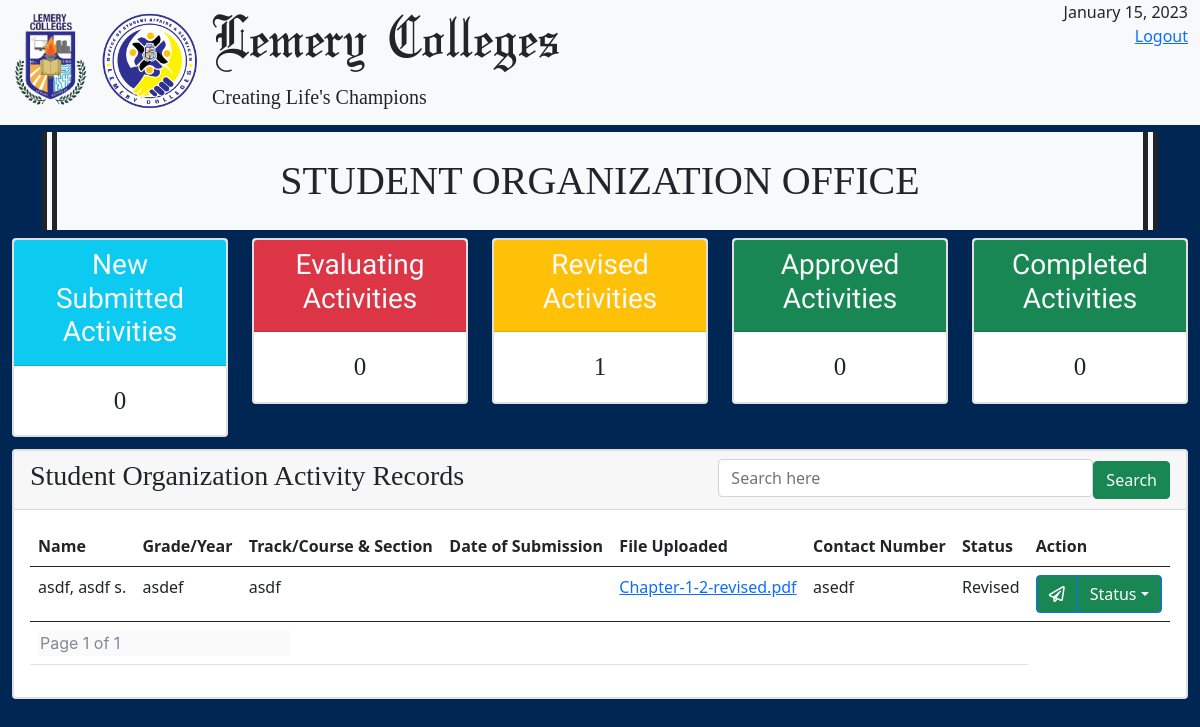
/lcStudentOrg.php (signed in), run on the app's committed database.
### tables this page shows
CREATE TABLE `lcstudentorgtable` (
  `id` int NOT NULL,
  `file_type` varchar(225) NOT NULL,
  `student_lastname` varchar(225) NOT NULL,
  `student_firstname` varchar(225) NOT NULL,
  `student_middlename` varchar(225) NOT NULL,
  `student_year` varchar(225) NOT NULL,
  `student_course_section` varchar(225) NOT NULL,
  `student_number` varchar(225) NOT NULL,
  `filename` varchar(225) NOT NULL,
  `status` varchar(225) NOT NULL,
  `submission_date` varchar(225) NOT NULL
);

### lcStudentOrg.php (the view, shortened to what this page needs)
<?php
include "back_end/database_connection.php";
if (isset($_POST['search'])) {
    $valueToSearch = $_POST['valueToSearch'];
    if (isset($_GET['page'])) {
        $page = $_GET['page'];
    } else {
        $page = 1;
    }
    $num_per_page = 10;
    $start_from = ($page - 1) * 10;
    $query = "SELECT * FROM `lcstudentorgtable` WHERE CONCAT(`student_lastname`) LIKE '%" . $valueToSearch . "%'";
    $search_result = filterTable($query);
} else {
    if (isset($_GET['page'])) {
        $page = $_GET['page'];
    } else {
        $page = 1;
    }
    $num_per_page = 10;
    $start_from = ($page - 1) * 10;
    $query = "select * from lcstudentorgtable ORDER BY student_lastname ASC limit $start_from,$num_per_page";
    $search_result = filterTable($query);
}
function filterTable($query)
{
    $connect = mysqli_connect("localhost", "root", "", "lcproject");
    $filter_Result = mysqli_query($connect, $query);
    return $filter_Result;
}
?>
<!DOCTYPE html>
<html lang="en">
<head>
    <link rel="stylesheet" href="assets/bootstrap/css/bootstrap.min.css">
    <link rel="stylesheet" href="assets/css/Olde%20English.css">
    <link rel="stylesheet" href="assets/fonts/fontawesome-all.min.css">
    <link rel="stylesheet" href="assets/css/Footer-Dark.css">
    <link rel="stylesheet" href="assets/css/styles.css">
</head>
<body style="background: #002654;">
    <div class="container-fluid bg-light">
        <div class="row">
            <div class="col-xl-2 d-xl-flex justify-content-xl-center align-items-xl-center"><img src="assets/img/lcLogo.png" width="100"><img src="assets/img/OSAS.png" width="100"></div>
            <div class="col">
                <h1 class="display-3" style="font-family: 'Olde English';">Lemery Colleges</h1>
                <h5 style="font-family: Alegreya, serif;">Creating Life's Champions</h5>
            </div>
            <div class="col">
                <span class="d-block text-end"><?php echo date("F d, Y") ?></span>
                <a href="back_end/logout.php" class="d-block text-end"><span>Logout</span></a>
            </div>
        </div>
    </div>
    <div class="container" style="margin-top: 7px;">
        <div class="row">
            <div class="col">
                <h1 class="text-center text-dark bg-light" style="font-family: Alegreya, serif;padding: 25px;color: rgb(33, 37, 41);border-right-width: 15px;border-right-style: double;border-left: 15px double rgb(33, 37, 41);">STUDENT ORGANIZATION OFFICE</h1>
            </div>
        </div>
    </div>
    <?php
    $newCount = "SELECT count(*) AS New FROM lcstudentorgtable WHERE status = 'New'";
    $evalCount = "SELECT count(*) AS Eval FROM lcstudentorgtable WHERE status = 'Evaluation'";
    $revisedCount = "SELECT count(*) AS Revised FROM lcstudentorgtable WHERE status = 'Revised'";
    $approvedCount = "SELECT count(*) AS Approved FROM lcstudentorgtable WHERE status = 'Approved'";
    $completedCount = "SELECT count(*) AS Completed FROM lcstudentorgtable WHERE status = 'Completed'";
    $newQuery = mysqli_query($dbConnection, $newCount);
    $newQueryResult = mysqli_fetch_assoc($newQuery);
    $evalQuery = mysqli_query($dbConnection, $evalCount);
    $evalQueryResult = mysqli_fetch_assoc($evalQuery);
    $revisedQuery = mysqli_query($dbConnection, $revisedCount);
    $revisedQueryResult = mysqli_fetch_assoc($revisedQuery);
    $approvedQuery = mysqli_query($dbConnection, $approvedCount);
    $approvedQueryResult = mysqli_fetch_assoc($approvedQuery);
    $completedQuery = mysqli_query($dbConnection, $completedCount);
    $completedQueryResult = mysqli_fetch_assoc($completedQuery);
    ?>
    <div class="container-fluid">
        <div class="row">
            <div class="col">
                <div class="card">
                    <div class="card">
                        <div class="card-header text-light bg-info">
                            <h3 class="text-center" style="font-family: Alatsi, sans-serif;">New Submitted Activities</h3>
                        </div>
                        <div class="card-body text-center"><span style="font-family: Alegreya, serif;font-size: 25px;"><?php echo $newQueryResult['New'] ?></span></div>
                    </div>
                </div>
            </div>
            <div class="col">
                <div class="card">
                    <div class="card">
                        <div class="card-header text-light bg-danger">
                            <h3 class="text-center" style="font-family: Alatsi, sans-serif;">Evaluating Activities</h3>
                        </div>
                        <div class="card-body text-center"><span style="font-family: Alegreya, serif;font-size: 25px;"><?php echo $evalQueryResult['Eval'] ?></span></div>
                    </div>
                </div>
            </div>
            <div class="col">
                <div class="card">
                    <div class="card">
                        <div class="card-header text-light bg-warning">
                            <h3 class="text-center" style="font-family: Alatsi, sans-serif;">Revised Activities</h3>
                        </div>
                        <div class="card-body text-center"><span style="font-family: Alegreya, serif;font-size: 25px;"><?php echo $revisedQueryResult['Revised'] ?></span></div>
                    </div>
                </div>
            </div>
            <div class="col">
                <div class="card">
                    <div class="card">
                        <div class="card-header text-light bg-success">
                            <h3 class="text-center" style="font-family: Alatsi, sans-serif;">Approved Activities</h3>
                        </div>
                        <div class="card-body text-center"><span style="font-family: Alegreya, serif;font-size: 25px;"><?php echo $approvedQueryResult['Approved'] ?></span></div>
                    </div>
                </div>
            </div>
            <div class="col">
                <div class="card">
                    <div class="card">
                        <div class="card-header text-light bg-success">
                            <h3 class="text-center" style="font-family: Alatsi, sans-serif;">Completed Activities</h3>
                        </div>
                        <div class="card-body text-center"><span style="font-family: Alegreya, serif;font-size: 25px;"><?php echo $completedQueryResult['Completed'] ?></span></div>
                    </div>
                </div>
            </div>
        </div>
        <div class="row">
            <div class="col" style="padding: 12px;">
                <div class="card">
                    <div class="card">
                        <div class="card-header">
                            <div class="row">
                                <div class="col">
                                    <h3 style="font-family: Alegreya, serif;">Student Organization Activity Records</h3>
                                </div>
                                <div class="col d-flex justify-content-end">
                                    <form action="#" method="POST">
                                        <input class="form-control d-inline-block" type="text" name="valueToSearch" placeholder="Search here" required="" style="width: 375px;"><button class="btn btn-success link-light d-inline-block" name="search" type="submit">Search</button>
                                    </form>
                                </div>
                            </div>
                        </div>
                        <div class="card-body">
                            <div class="table-responsive">
                                <table class="table">
                                    <thead>
                                        <tr>
                                            <th>Name</th>
                                            <th>Grade/Year</th>
                                            <th>Track/Course & Section</th>
                                            <th>Date of Submission</th>
                                            <th>File Uploaded</th>
                                            <th>Contact Number</th>
                                            <th>Status</th>
                                            <th>Action</th>
                                        </tr>
                                    </thead>
                                    <?php
                                    if (mysqli_num_rows($search_result) > 0) {
                                        while ($row = mysqli_fetch_assoc($search_result)) {
                                    ?>
                                            <tbody>
                                                <tr>
                                                    <td><?php echo $row['student_lastname'];
                                                        echo "," ?>
                                                        <?php echo $row['student_firstname'] ?>
                                                        <?php echo substr($row['student_middlename'], 0, 1);
                                                        echo "."; ?></td>
                                                    <td><?php echo $row['student_year'] ?></td>
                                                    <td><?php echo $row['student_course_section'] ?></td>
                                                    <td><?php echo $row['submission_date'] ?></td>
                                                    <td><a href="back_end/downloadFromStudentOrg.php?id=<?php echo $row['id'] ?>" target="_blank"><?php echo $row['filename'] ?></a></td>
                                                    <td><?php echo $row['student_number'] ?></td>
                                                    <td><?php echo $row['status'] ?></td>
                                                    <td>
                                                        <div class="btn-group" role="group"><button class="btn btn-primary bg-success" type="button" data-bs-target="#modal-4<?php echo $row['id'] ?>" data-bs-toggle="modal"><i class="far fa-paper-plane"></i></button>
                                                            <div class="dropdown btn-group" role="group"><button class="btn btn-primary dropdown-toggle bg-success" aria-expanded="false" data-bs-toggle="dropdown" type="button">Status</button>
                                                            </div>
                                                        </div>
                                                    </td>
                                                </tr>
                                            <?php
                                        }
                                    } else {
                                            ?>
                                            <tr>
                                                <td class="text-center" colspan="7">NO RECORDS FOUND</td>
                                            </tr>
                                        <?php
                                    }
                                        ?>
                                            </tbody>
                                            <tfoot>
                                                <tr>
                                                    <td class="text-left" colspan="3">
                                                        <?php
                                                        $pr_query = "select * from lcstudentorgtable";
                                                        $pr_result = mysqli_query($dbConnection, $pr_query);
                                                        $total_record = mysqli_num_rows($pr_result);
                                                        $total_page = ceil($total_record / $num_per_page);
                                                        ?>
                                                        <input type="text" disabled name="" value="Page <?php echo $page ?> of <?php echo $total_page ?>" style="
                                                    border: none;
                                                    font-family: 'Nunito', -apple-system, BlinkMacSystemFont, 'Segoe UI', Roboto, 'Helvetica Neue', Arial, sans-serif, 'Apple Color Emoji', 'Segoe UI Emoji', 'Segoe UI Symbol', 'Noto Color Emoji';
                                                    color: #858796;
                                                ">
                                                    </td>
                                                    <td class="text-right" colspan="4">
                                                    </td>
                                                </tr>
                                            </tfoot>
                                </table>
                            </div>
                        </div>
                    </div>
                </div>
            </div>
        </div>
    </div>
</body>
</html>

### data on the page
lcstudentorgtable: student_lastname "asdf", student_firstname "asdf", student_middlename "s", student_year "asdef", student_course_section "asdf", filename "Chapter-1-2-revised.pdf", student_number "asedf", status "Revised"

### other printed values
$newQueryResult['New'] "0"
$evalQueryResult['Eval'] "0"
$revisedQueryResult['Revised'] "1"
$approvedQueryResult['Approved'] "0"
$completedQueryResult['Completed'] "0"
